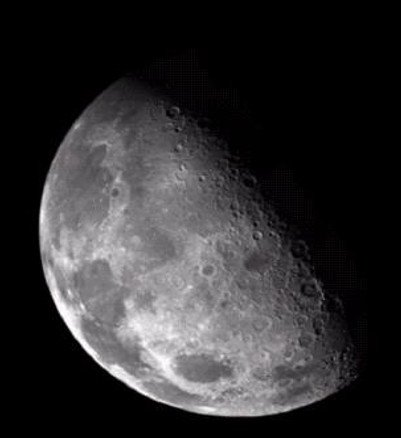
#> input picture Lab#7/moon.jpg, 401 x 438 px
$ jupyter execute --allow-errors 'Lab_7_(A)_Laplacian_Filter.ipynb'   (older library calls are emulated)
#> lines starting #> are read from the running program, lines starting #| are printed output that depends on the picture
# **Lab 7(A) - Laplacian Filter**

[cell 1]
#Fawaz Alshahrani
#2240005571

[cell 2]
import cv2
import numpy as np

from IPython.display import Image, display
from matplotlib import pyplot as plt

plt.rc('text', usetex=False)

## Apply Laplacian Filter on Image to get Sharp Image

[cell 3]
# ================ ( Laplacian Filter ) ===================


# 0. Image file path
imgFile = "moon.jpg"

# 1. Load image and convert to grayscale
img = cv2.imread(imgFile, 0)
#> img: shape (438, 401); min 0, max 255, mean 47.6

# 2. Manually define the Laplacian Kernel
# This is the standard 3x3 kernel that detects horizontal and vertical edges
manual_kernel = np.array([
    [0,  1,  0],
    [1, -4,  1],
    [0,  1,  0]
], dtype=np.float32)

# Alternative kernel: Detects diagonal edges as well
# manual_kernel = np.array([
#     [1,  1,  1],
#     [1, -8,  1],
#     [1,  1,  1]
# ], dtype=np.float32)

# 3. Apply the filter using filter2D
# -1 indicates the output image will have the same depth as the source
# However, for Laplacian, use cv2.CV_64F to avoid clipping negative values
laplacian_manual = cv2.filter2D(img, cv2.CV_64F, manual_kernel)
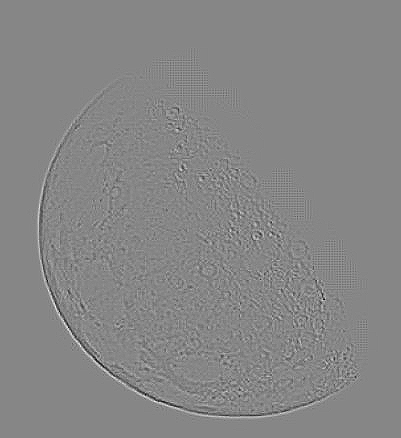
#> laplacian_manual: shape (438, 401) float64; min -123, max 110, mean 0; drawn with min black and max white

# 4. Take absolute value and convert back to 8-bit (0-255)
laplacian_abs = cv2.convertScaleAbs(laplacian_manual)
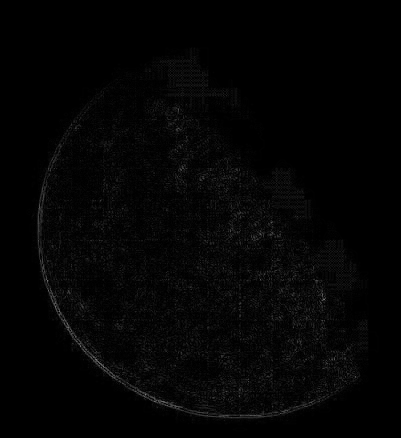
#> laplacian_abs: shape (438, 401); min 0, max 123, mean 4.1

finalImage = np.clip(img.astype(np.float64) - laplacian_manual, 0, 255).astype(np.uint8)

# 5. Display images
plt.figure(figsize=(12, 10))
#> (this line was passed over: IPython is not available in this run)
#> (the rest of this cell did not finish here and is left out)

[cell 4]
# ================== ( Laplacian Filter ) ===============

# 1. Optional: Apply Gaussian Blur to reduce noise
# This prevents the algorithm from picking up tiny details as edges
blurred = cv2.GaussianBlur(img, (3, 3), 0)

# 2. Apply the Laplacian Algorithm
# Use CV_64F to capture both positive and negative gradients (essential for edges)
laplacian = cv2.Laplacian(blurred, cv2.CV_64F)

# 3. Convert back to 8-bit image to view it properly
laplacian_8bit = cv2.convertScaleAbs(laplacian)

# 4. Adding Laplace and origianl Image
finalImage2 = np.clip(img.astype(np.float64) - laplacian, 0, 255).astype(np.uint8)

# 5. Display images
plt.figure(figsize=(12, 10))
#> (this line was passed over: IPython is not available in this run)
#> (the rest of this cell did not finish here and is left out)

## Apply Laplacian Filter on Image to Detect Edges

[cell 5]
# ================== ( Laplacian Filter ) ===============

imgFile2 = "noise.jpg"

img2 = cv2.imread(imgFile2, 0)
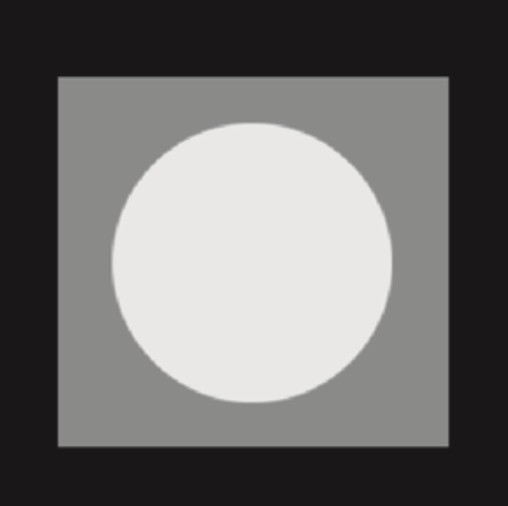
#> input picture Lab#7/noise.jpg, 508 x 506 px
#> img2: shape (506, 508); min 21, max 239, mean 110.7

blurred2 = cv2.GaussianBlur(img2, (3, 3), 0)

laplacian2 = cv2.Laplacian(blurred2, cv2.CV_64F)
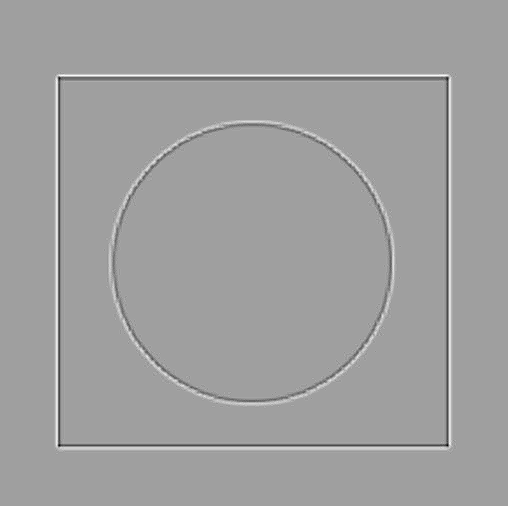
#> laplacian2: shape (506, 508) float64; min -37, max 22, mean 0; drawn with min black and max white

laplacian2_8bit = cv2.convertScaleAbs(laplacian2)
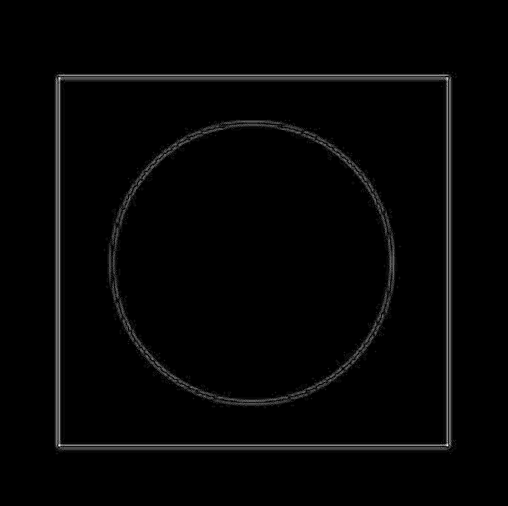
#> laplacian2_8bit: shape (506, 508); min 0, max 37, mean 0.7; drawn with min black and max white

finalImage3 = np.clip(img2.astype(np.float64) - laplacian2, 0, 255).astype(np.uint8)

plt.figure(figsize=(12, 10))
#> (this line was passed over: IPython is not available in this run)
#> (the rest of this cell did not finish here and is left out)
